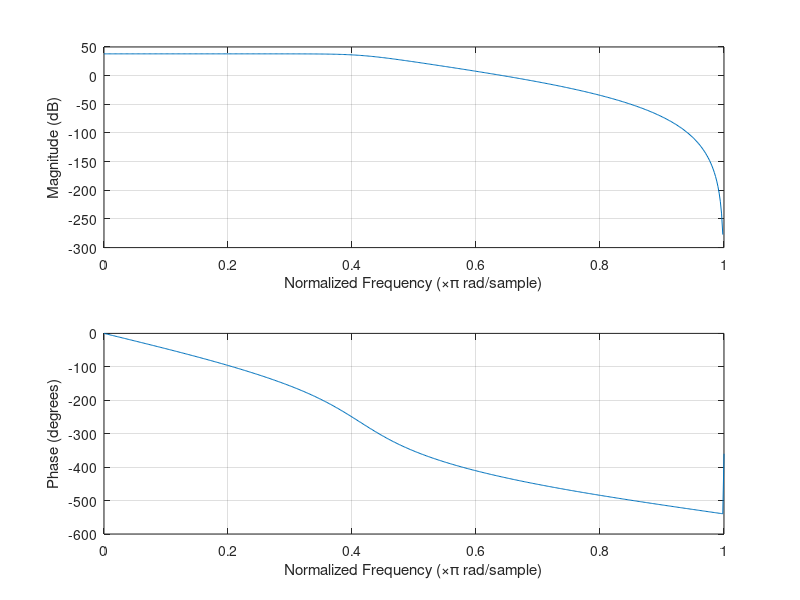
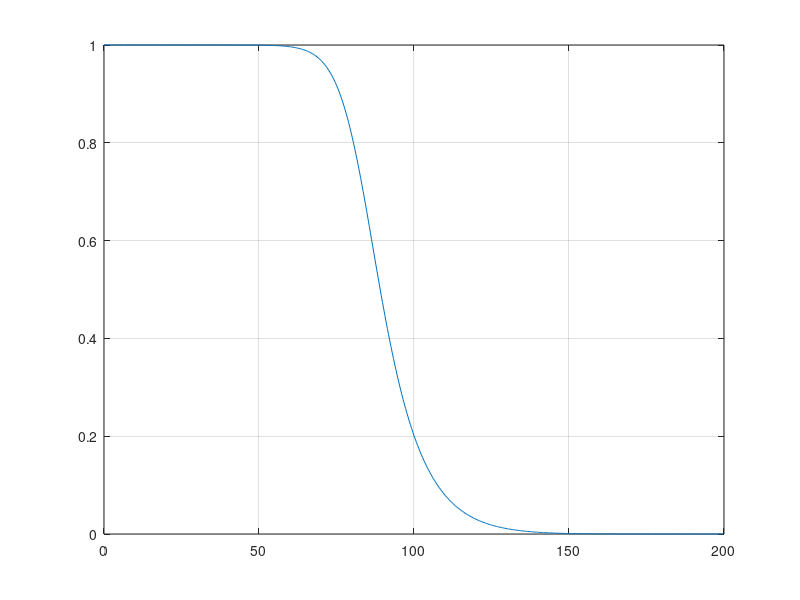
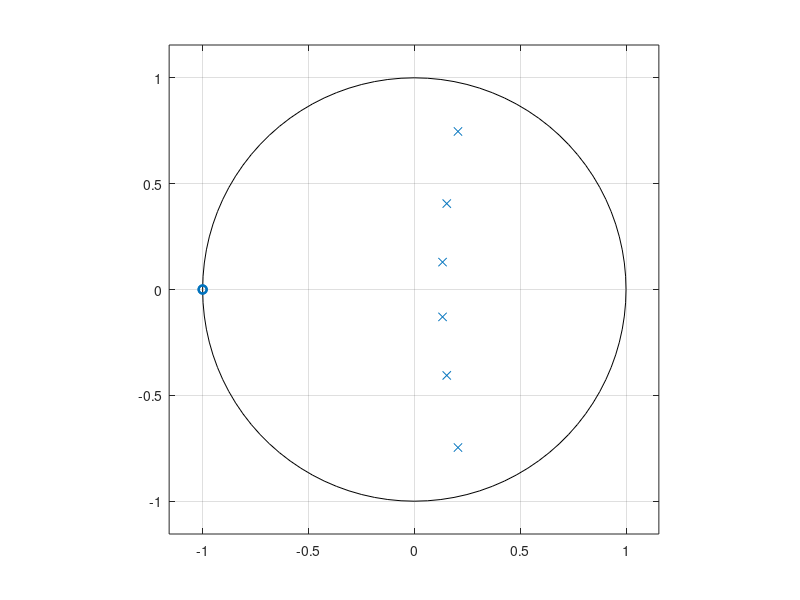

The MATLAB source for these figures, in order:
N = [1 6 15 20 15 6 1];
D = [1 -0.985088 1.140387 -0.529826 0.214099 -0.039112 0.003894];

figure(1)
freqz(N,D)
grid on;

figure(2)
[h,w] = freqz(N,D);
plot(w*200/pi, abs(h)/max(abs(h)));
grid on;

figure(3)
zplane(N, D);
grid on;

